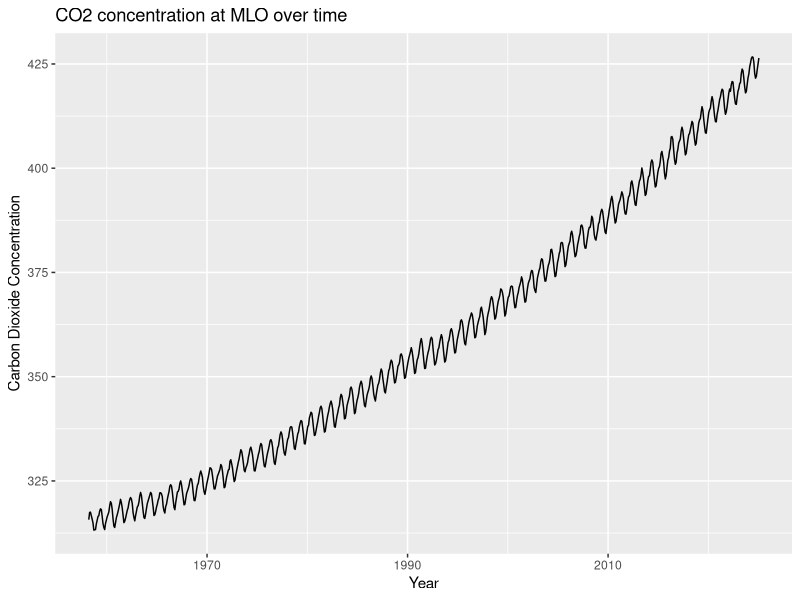

The R script that drew this image:
## ---- chunk 1
#| label: load-packages-and-data

#load packages
library("dplyr")
library("ggplot2")

#load data
mlo_data <- read.csv("data/monthly_in_situ_co2_mlo_cleaned.csv")
## ---- chunk 2
#| label: plot-co2

#make the plot
mlo_data %>%
  filter(CO2>0) %>%
  ggplot(aes(x=Date.1,
             y=CO2)) +
  geom_line()+
  labs(title = "CO2 concentration at MLO over time",
       x = "Year",
       y = "Carbon Dioxide Concentration")
